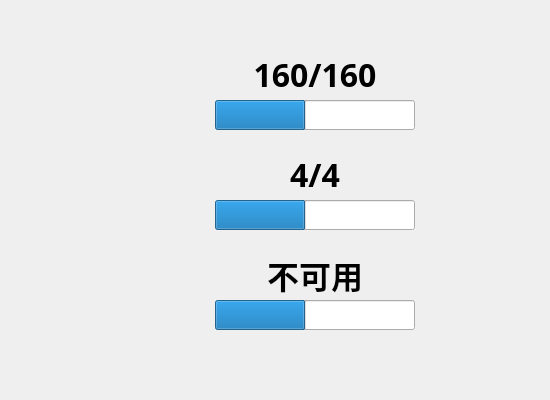
<?xml version="1.0" encoding="UTF-8"?>
<ui version="4.0">
 <class>GenshinImpact</class>
 <widget class="QWidget" name="GenshinImpact">
  <property name="geometry">
   <rect>
    <x>0</x>
    <y>0</y>
    <width>550</width>
    <height>400</height>
   </rect>
  </property>
  <property name="font">
   <font>
    <family>HarmonyOS Sans SC</family>
    <bold>true</bold>
   </font>
  </property>
  <property name="windowTitle">
   <string>GenshinImpact</string>
  </property>
  <widget class="QLabel" name="wt">
   <property name="geometry">
    <rect>
     <x>135</x>
     <y>150</y>
     <width>80</width>
     <height>80</height>
    </rect>
   </property>
   <property name="text">
    <string/>
   </property>
   <property name="pixmap">
    <pixmap resource="resource.qrc">:/assets/wt.png</pixmap>
   </property>
  </widget>
  <widget class="QLabel" name="cangliang">
   <property name="geometry">
    <rect>
     <x>135</x>
     <y>250</y>
     <width>80</width>
     <height>80</height>
    </rect>
   </property>
   <property name="text">
    <string/>
   </property>
   <property name="pixmap">
    <pixmap resource="resource.qrc">:/assets/canliang.png</pixmap>
   </property>
  </widget>
  <widget class="QLabel" name="tili">
   <property name="geometry">
    <rect>
     <x>135</x>
     <y>50</y>
     <width>80</width>
     <height>80</height>
    </rect>
   </property>
   <property name="text">
    <string/>
   </property>
   <property name="pixmap">
    <pixmap resource="resource.qrc">:/assets/tili.png</pixmap>
   </property>
  </widget>
  <widget class="QLabel" name="tili_lb">
   <property name="geometry">
    <rect>
     <x>215</x>
     <y>50</y>
     <width>200</width>
     <height>50</height>
    </rect>
   </property>
   <property name="font">
    <font>
     <family>HarmonyOS Sans SC</family>
     <pointsize>24</pointsize>
     <bold>true</bold>
    </font>
   </property>
   <property name="text">
    <string>&lt;html&gt;&lt;head/&gt;&lt;body&gt;&lt;p align=&quot;center&quot;&gt;160/160&lt;/p&gt;&lt;/body&gt;&lt;/html&gt;</string>
   </property>
  </widget>
  <widget class="QProgressBar" name="tili_bar">
   <property name="geometry">
    <rect>
     <x>215</x>
     <y>100</y>
     <width>200</width>
     <height>30</height>
    </rect>
   </property>
   <property name="value">
    <number>45</number>
   </property>
   <property name="textVisible">
    <bool>false</bool>
   </property>
  </widget>
  <widget class="QProgressBar" name="wt_bar">
   <property name="geometry">
    <rect>
     <x>215</x>
     <y>200</y>
     <width>200</width>
     <height>30</height>
    </rect>
   </property>
   <property name="value">
    <number>45</number>
   </property>
   <property name="textVisible">
    <bool>false</bool>
   </property>
  </widget>
  <widget class="QLabel" name="wt_lb">
   <property name="geometry">
    <rect>
     <x>215</x>
     <y>150</y>
     <width>200</width>
     <height>50</height>
    </rect>
   </property>
   <property name="font">
    <font>
     <family>HarmonyOS Sans SC</family>
     <pointsize>24</pointsize>
     <bold>true</bold>
    </font>
   </property>
   <property name="text">
    <string>&lt;html&gt;&lt;head/&gt;&lt;body&gt;&lt;p align=&quot;center&quot;&gt;4/4&lt;/p&gt;&lt;/body&gt;&lt;/html&gt;</string>
   </property>
  </widget>
  <widget class="QProgressBar" name="canliang_bar">
   <property name="geometry">
    <rect>
     <x>215</x>
     <y>300</y>
     <width>200</width>
     <height>30</height>
    </rect>
   </property>
   <property name="value">
    <number>45</number>
   </property>
   <property name="textVisible">
    <bool>false</bool>
   </property>
  </widget>
  <widget class="QLabel" name="canliang_lb">
   <property name="geometry">
    <rect>
     <x>215</x>
     <y>250</y>
     <width>200</width>
     <height>50</height>
    </rect>
   </property>
   <property name="font">
    <font>
     <family>HarmonyOS Sans SC</family>
     <pointsize>24</pointsize>
     <bold>true</bold>
    </font>
   </property>
   <property name="text">
    <string>&lt;html&gt;&lt;head/&gt;&lt;body&gt;&lt;p align=&quot;center&quot;&gt;不可用&lt;/p&gt;&lt;/body&gt;&lt;/html&gt;</string>
   </property>
  </widget>
 </widget>
 <resources>
  <include location="resource.qrc"/>
 </resources>
 <connections/>
</ui>
